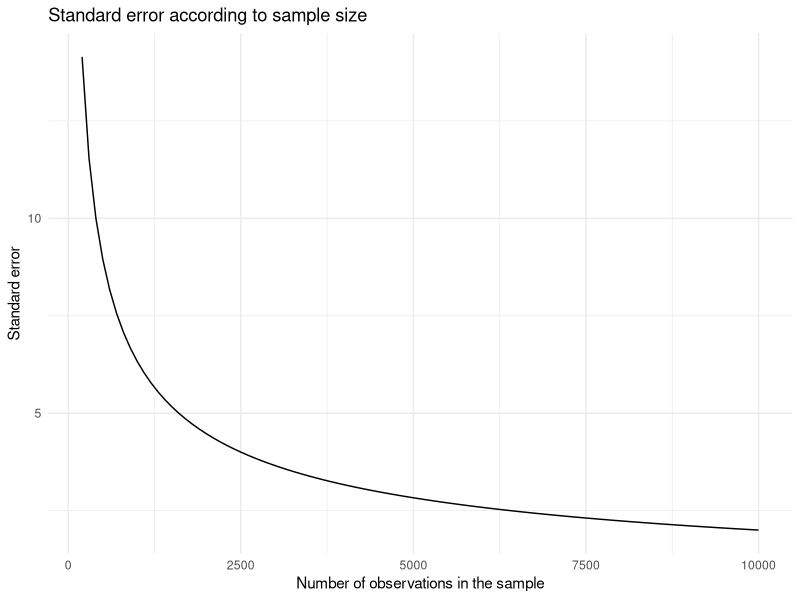

Here is the R script that generated this plot:
## ---- chunk 1
#| echo: false

tibble::tibble(
  `Age group` = c("18-24", "25-30", "31 and up", "TOTAL"),
  `Non-voters` = c(70, 40, 220, 330),
  Voters = c(50, 50, 570, 670),
  Total = `Non-voters` + Voters
) |> 
  knitr::kable(caption = "Voting by Age in 2000")
## ---- chunk 2
((90/1000)+(330/1000))-(40/1000)
## ---- chunk 3
p_hat_1824 <- (70/120)
p_hat_1824

se_1824 <- sqrt(((p_hat_1824 * (1 - p_hat_1824)) / 120))
se_1824

lower_1824 <- p_hat_1824 - 1.96 * se_1824
lower_1824

upper_1824 <- p_hat_1824 + 1.96 * se_1824
upper_1824
## ---- chunk 4
p_hat_2530 <- (40/90)
p_hat_2530

se_2530 <- sqrt(((p_hat_2530 * (1 - p_hat_2530)) / 90))
se_2530

lower_2530 <- p_hat_2530 - 1.96 * se_2530
lower_2530

upper_2530 <- p_hat_2530 + 1.96 * se_2530
upper_2530
## ---- chunk 5
(200/sqrt(1))
(200/sqrt(4))
(200/sqrt(25))
(200/sqrt(100))
(200/sqrt(250))
(200/sqrt(1000))
(200/sqrt(5000))
(200/sqrt(10000))
## ---- chunk 6
library(ggplot2)
library(tidyverse)

tibble(sample_size = seq(from = 200, to = 10000, by = 100)) |> 
  rowwise() |> 
  mutate(se = 200/sqrt(sample_size)) |> 
  ggplot(aes(x = sample_size, y = se)) + 
  geom_line() + 
  theme_minimal() + 
  labs(title = "Standard error according to sample size",
      x = "Number of observations in the sample",
      y = "Standard error")
## ---- chunk 7
print(paste(
  sqrt(( 900 * 4.5^2 ) / ( 1.96^2 ))))

## ---- chunk 8
print(paste(
  (1.645 * 68.87755) / sqrt(900)))
## ---- chunk 9
s_900 <- (2000/sqrt(900))

z_900 <- ((20200 - 20000)/s_900)

print(z_900)

s_25 <- (2000/sqrt(25))

z_25 <- ((20200 - 20000)/s_25)

print(z_25)

## ---- chunk 10
se_500 <- sqrt((0.5 * 0.5)/500)

upper_500 <- (500 + 1.96*se_500)
lower_500 <- (500 - 1.96*se_500)

print(paste("The range of the count of heads within a 95% confidence interval for 500 coin flips is between", upper_500, "and", lower_500))

se_5k <- sqrt((0.5 * 0.5)/5000)

upper_5k <- (5000 + 1.96*se_5k)
lower_5k <- (5000 - 1.96*se_5k)

print(paste("The range of the count of heads within a 95% confidence interval for 5000 coin flips is between", upper_5k, "and", lower_5k))

se_50k <- sqrt((0.5 * 0.5)/50000)

upper_50k <- (50000 + 1.96*se_50k)
lower_50k <- (50000 - 1.96*se_50k)

print(paste("The range of the count of heads within a 95% confidence interval for 50000 coin flips is between", upper_50k, "and", lower_50k))
